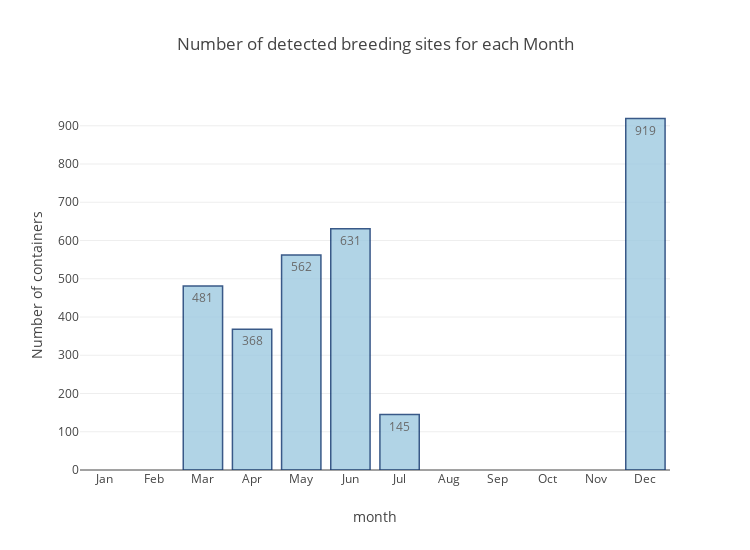

The notebook cell this image was saved under:
### Markdown cell above
## Visualize number of detected breeding sites (containers)  for each month

### Code cell
key, val = [], []
for m in range(12):
    key.append(month[m])
    val.append(round(df_detect[df_detect.index.month == m+1]['total'].mean(),0))

trace_bar = go.Bar( 
    x = key,
    y = val,
    text = val,
    textposition = 'auto',
    marker=dict(
                color='rgb(158,202,225)',
                line=dict(
                    color='rgb(8,48,107)',
                    width=1.5),
            ),
    opacity=0.8
)
layout = go.Layout(
    title='Number of detected breeding sites for each Month',
    height=550,
    width=750,
    yaxis= dict(title='Number of containers'),
    xaxis= dict(title='month')
)
fig = go.Figure(data=[trace_bar], layout=layout)
iplot(fig)

### Figure 1 — Plotly figure (JSON) as saved in the notebook; plotly's stock layout.template omitted (floating-point values rounded to 4 significant figures)
{"data": [{"marker": {"color": "rgb(158,202,225)", "line": {"color": "rgb(8,48,107)", "width": 1.5}}, "opacity": 0.8, "text": [null, null, 481, 368, 562, 631, 145, null, null, null, null, 919], "textposition": "auto", "type": "bar", "uid": "6f3f2c", "x": ["Jan", "Feb", "Mar", "Apr", "May", "Jun", "Jul", "Aug", "Sep", "Oct", "Nov", "Dec"], "y": [null, null, 481, 368, 562, 631, 145, null, null, null, null, 919]}], "layout": {"height": 550, "title": "Number of detected breeding sites for each Month", "width": 750, "xaxis": {"autorange": true, "range": [-0.5, 11.5], "title": "month", "type": "category"}, "yaxis": {"autorange": true, "range": [0, 967.4], "title": "Number of containers", "type": "linear"}}}
